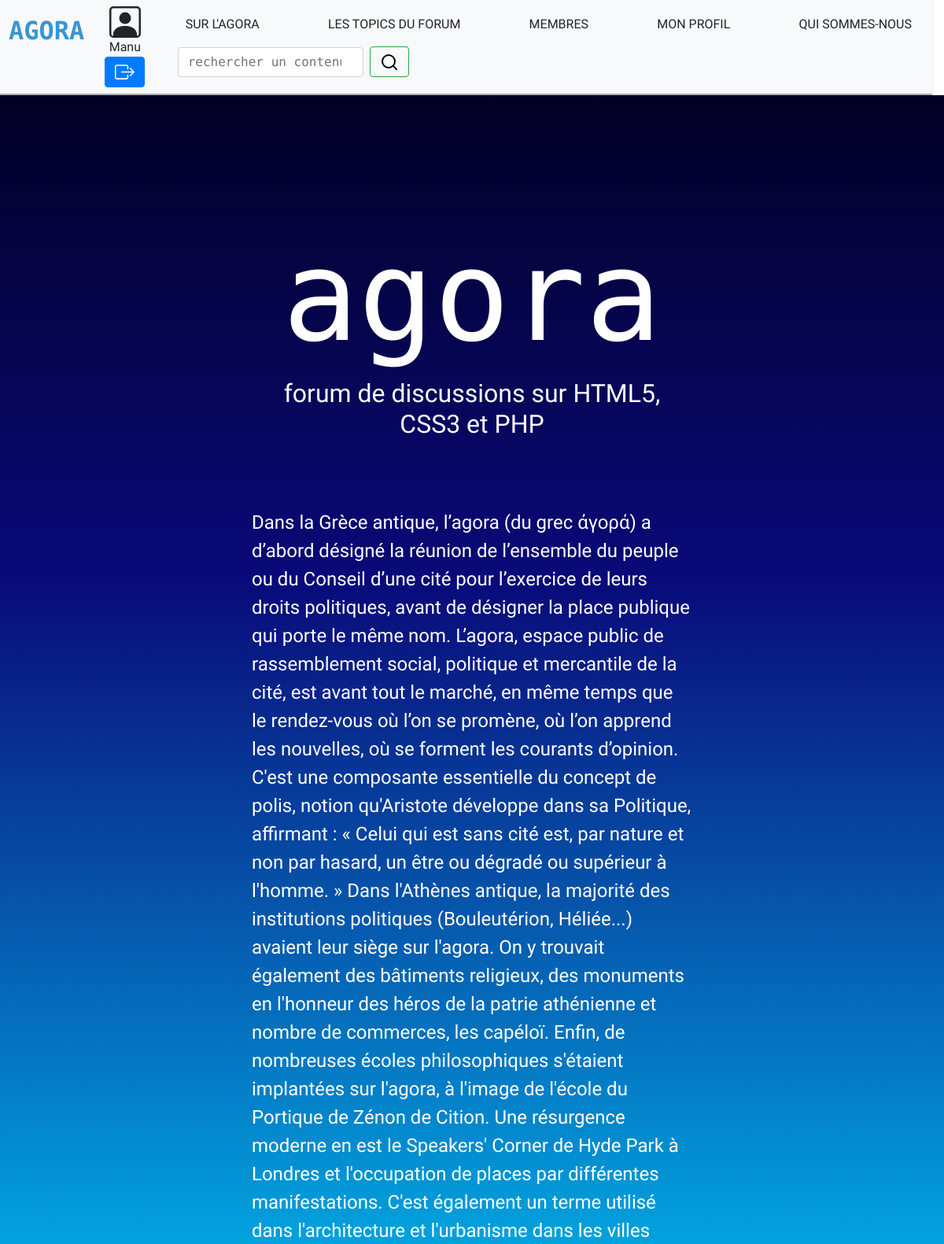
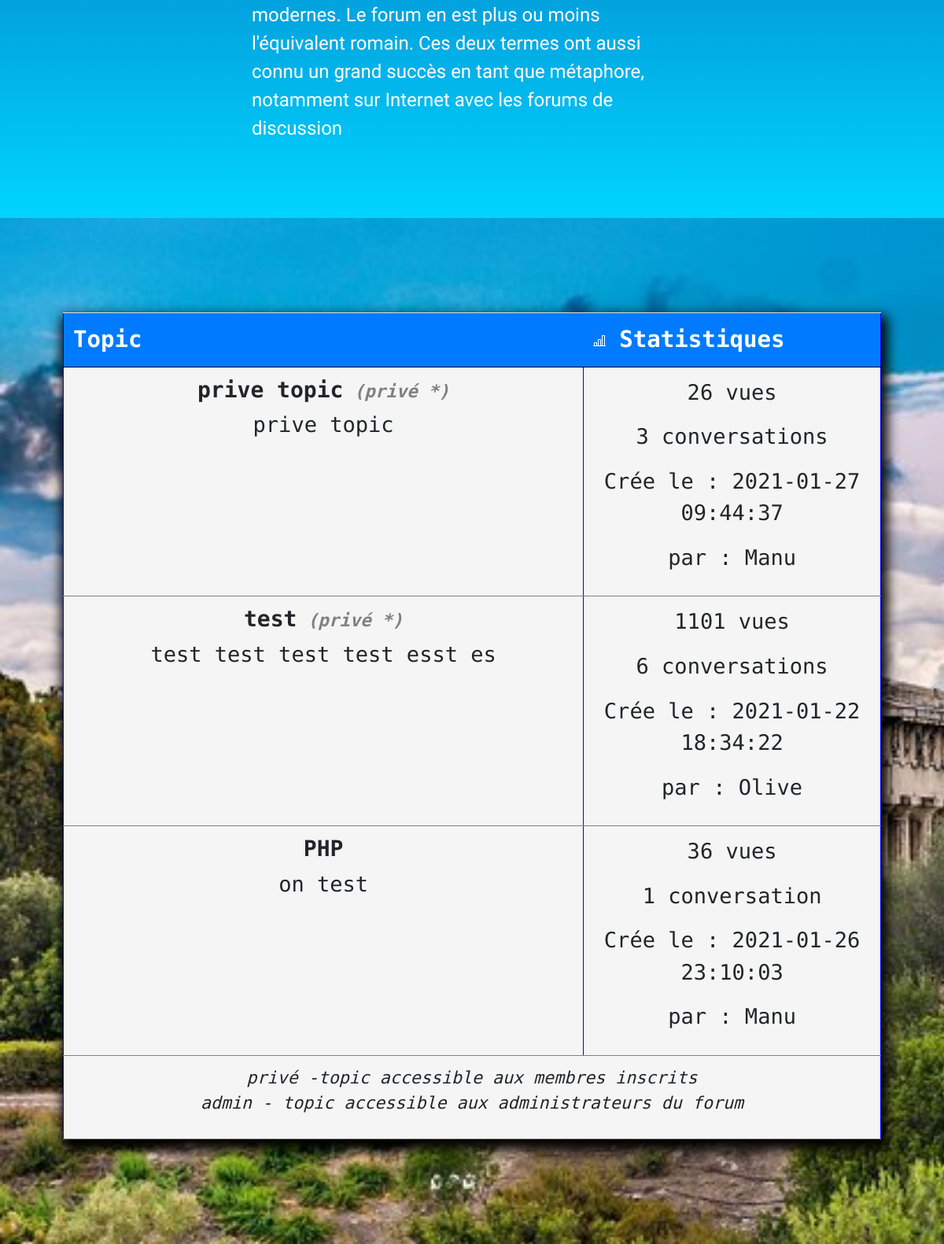
Page / (signed in, upper part) on the committed database (2 pictures, top to bottom).
### tables this page shows
CREATE TABLE `topic` (
  `id` int(11) NOT NULL,
  `titre` varchar(255) NOT NULL,
  `description` varchar(255) NOT NULL,
  `id_createur` varchar(255) NOT NULL,
  `id_droits` int(11) NOT NULL,
  `date` timestamp NOT NULL DEFAULT CURRENT_TIMESTAMP
);

CREATE TABLE `utilisateurs` (
  `id` int(11) NOT NULL,
  `login` varchar(255) NOT NULL,
  `nom` varchar(255) NOT NULL,
  `prenom` varchar(255) NOT NULL,
  `mail` varchar(255) NOT NULL,
  `password` varchar(255) NOT NULL,
  `id_droits` int(11) NOT NULL,
  `date` timestamp NOT NULL DEFAULT CURRENT_TIMESTAMP
);

### classes/Models/TopicModel.php (called while the page is built, shortened)
<?php
class TopicModel extends Model
{
    public function selectTopics(int $id_droit)
    {
        $droit = htmlspecialchars($id_droit, ENT_QUOTES);
        return $requete = $this->requete("SELECT * FROM topic WHERE id_droits <= $droit")->fetchAll();
    }
    public function selectCreateur($id_createur)
    {
        $createur = htmlspecialchars($id_createur, ENT_QUOTES);
        return $requete = $this->requete("SELECT login FROM utilisateurs WHERE id = $createur")->fetchAll();
    }
    public function selectConversations($id_topic)
    {
        $id_topic = htmlspecialchars($id_topic, ENT_QUOTES);
        return $requete = $this->requete("SELECT COUNT(*) FROM conversations WHERE id_topic = $id_topic")->fetchColumn();
    }
}

### classes/Db/Db.php (called while the page is built, shortened)
<?php
class Db extends PDO
{
    private static $instance;
    private function __construct()
    {
        $_dsn = 'mysql:dbname='. self::DBNAME . '; charset=utf8; host=' . self::DBHOST;
    }
    public static function getInstance():self
    {
        if(self::$instance === null){
            self::$instance = new self();
        }
        return self::$instance;
    }
}

### classes/Models/Model.php (called while the page is built, shortened)
<?php
class Model extends Db
{
    public function requete(string $sql, array $attributs = null)
    {
        $this->db = Db::getInstance();
        if ($attributs !== null) {
            $query = $this->db->prepare($sql);
            $query->execute($attributs);
            return $query;
        }
        else {
            return $this->db->query($sql);
        }
    }
}

### classes/Models/Vues.php (called while the page is built, shortened)
<?php
class Vues extends Model
{
    public function __construct()
    {
        $this->table = 'vues';
    }
    public function vuesTopic(int $id_topic)
    {
        return $requete = $this->requete("SELECT * FROM $this->table WHERE id_topic = $id_topic")->rowcount();
    }
}

### index.php (the view, shortened to what this page needs)
<?php
function topicDesc (object $topic)
{
    echo("<td class=\"td_topic col-7\" scope='col'>");
    echo("<h3>");
    echo $topic->titre;
    if ($topic->id_droits==1)
    {
       echo("<span class=\"spanlisttopic\"> (privé *) </span>");
    } else if ($topic->id_droits==200)
    {
        echo("<span class=\"spanlisttopic\"> (admin *) </span>");
    }
    echo("</h3>");
    echo('<a href="conversation.php?id='.$topic->id.'">');
    echo $topic->description;
    echo('</a>');
    echo('</td>');
}
function topicStat(object $topicModel, object $topic, object $vues)
{
    echo("<td class=\"td_topic col-4\" scope='col'>");
    $vues = $vues->vuesTopic($topic->id);
    echo '<p>'.$vues;
    if ($vues <= 1)
    {
        echo (" vue </p>");
    } else
    {
        echo(" vues </p>");
    }
    $conv = $topicModel->selectConversations($topic->id);
    echo '<p>'.$conv;
    if ($conv<=1) {
        echo(" conversation</p>");
    } else
    {
        echo(" conversations</p>");
    }
    echo("<p>Crée le : ");
    echo $topic->date."</p>";
    echo("<p>par : ");
    $createur = $topicModel->selectCreateur($topic->id_createur);
    echo($createur[0]->login."</p>");
    echo("</td>");
}
?>
<body id="indexbody">
    <?php include 'header.php'; ?>
    <main id="indexmain">
        <section id="indexsection1">
        <h1>agora</h1>
        <h2>forum de discussions sur HTML5, CSS3 et PHP</h2>
        <p>Dans la Grèce antique, l’agora (du grec ἀγορά) a d’abord désigné
            la réunion de l’ensemble du peuple ou du Conseil d’une cité pour
            l’exercice de leurs droits politiques, avant de désigner la place
            publique qui porte le même nom. L’agora, espace public de
            rassemblement social, politique et mercantile de la cité, est avant
            tout le marché, en même temps que le rendez-vous où l’on se promène,
            où l’on apprend les nouvelles, où se forment les courants d’opinion.
            C'est une composante essentielle du concept de polis, notion qu'Aristote
            développe dans sa Politique, affirmant : « Celui qui est sans cité est,
            par nature et non par hasard, un être ou dégradé ou supérieur à l'homme. »
            Dans l'Athènes antique, la majorité des institutions politiques
            (Bouleutérion, Héliée...) avaient leur siège sur l'agora.
            On y trouvait également des bâtiments religieux, des monuments en
            l'honneur des héros de la patrie athénienne et nombre de commerces,
            les capéloï. Enfin, de nombreuses écoles philosophiques s'étaient
            implantées sur l'agora, à l'image de l'école du Portique de Zénon
            de Cition. Une résurgence moderne en est le Speakers' Corner de Hyde
            Park à Londres et l'occupation de places par différentes manifestations.
            C'est également un terme utilisé dans l'architecture et l'urbanisme
            dans les villes modernes. Le forum en est plus ou moins l'équivalent
            romain. Ces deux termes ont aussi connu un grand succès en tant que
            métaphore, notamment sur Internet avec les forums de discussion</p>
        </section>
        <section id="indexsection2">
        <table class="table" id="tabletopic">
            <tr class="tr_topic">
                <th class="th_topic col-6" scope="col">Topic</th>
                <th class="th_topic col-3" scope="col">
                Statistiques</th>
                </tr>
                <?php
                if (isset($_SESSION['user']))
                {
                    if ($_SESSION['user']['id_droits']>=1 and $_SESSION['user']['id_droits']<200)
                    {
                        $topic = new \App\classes\Models\TopicModel();
                        $topicPublic = $topic->selectTopics(100);
                        for ($item=0;isset($topicPublic[$item]);$item++)
                        {
                            echo("<tr>");
                            topicDesc($topicPublic[$item]);
                            $vue = new Vues;
                            topicStat($topic, $topicPublic[$item], $vue);
                            echo("</tr>");
                        }
                    } elseif ($_SESSION['user']['id_droits']>100)
                      {
                        $topic = new \App\classes\Models\TopicModel();
                        $topicPublic = $topic->selectTopics(200);
                        for ($item=0;isset($topicPublic[$item]);$item++)
                        {
                            echo("<tr class=\"tr_topic\">");
                            topicDesc($topicPublic[$item]);
                            $vue = new Vues;
                            topicStat($topic, $topicPublic[$item], $vue);
                            echo("</tr>");
                        }
                    }
                    }
                ?>
            <tr class="tr_topic">
                <td class="td_topic" scope='col' colspan="3">
                    <ul>
                        <li class="td_footeritem">
                            privé -topic accessible aux membres inscrits
                        </li>
                        <li class="td_footeritem">
                            admin - topic accessible aux administrateurs du forum
                        </li>
                    </ul>
                </td>
            </tr>
        </table>
        </section>
    </main>
</body>
</html>

### css/style.css (style rules this page uses)
* { margin: 0; padding: 0; font-family: 'Dosis', sans-serif; box-sizing: border-box; }
body { width: 100%; display: flex; flex-direction: column; align-items: center; justify-content: space-between; }
a { text-decoration: none; color: inherit; }
main { width: 100%; display: flex; flex-direction: column; justify-content: space-between; align-items: center; }
#indexsection1 { text-align: center; padding: 10vh 40vh; background: linear-gradient(180deg, rgba(2, 0, 36, 1) 0%, rgba(9, 9, 121, 1) 35%, rgba(0, 212, 255, 1) 100%); }
#indexsection1 h1 { font-size: 10em; font-family: 'Monoton', cursive; color: white; padding-top: 10vh; }
#indexsection1 h2 { color: white; font-family: 'Yusei Magic', sans-serif; padding-bottom: 10vh; }
#indexsection1 p { color: white; font-size: 1.5em; text-align: left; font-family: 'Dosis', sans-serif; }
#indexsection2 { padding: 15vh 10vh; width: 100%; background-image: url("../images/agora.jpg"); background-size: cover; }
#tabletopic { -webkit-box-shadow: 3px 9px 15px 5px #000000; box-shadow: 3px 9px 15px 5px #000000; border: 1px solid black; }
#tabletopic { background-color: whitesmoke; }
.th_topic { text-align: left; background-color: #007bff; color: white; font-weight: bold; font-size: 1.4em; padding: 15px; border-bottom: 1px solid black; }
.td_topic { padding: 20px; }
.spanlisttopic { font-style: italic; font-size: 0.8em; color: gray; }
.tr_topic, .td_topic { font-size: 1.3em; font-family: 'Dosis', sans-serif; border-bottom: 1px solid gray; }
.td_topic h3 { font-weight: bold; }
.td_footeritem { font-style: italic; list-style: none; font-size: 0.8em; }
.membres th, tr, td { border: 1px solid blue; text-align: center; padding: 10px; }

### css/headerfooter.css (style rules this page uses)
* { margin: 0; padding: 0; font-family: 'Cutive Mono', monospace; }

### rows in the picture
topic: titre "prive topic", shows "(privé *)", description "prive topic", vues "26", conv "3", shows "conversations", date "2021-01-27 09:44:37", utilisateurs.login "Manu"
topic: titre "test", shows "(privé *)", description "test test test test esst es", vues "1101", conv "6", shows "conversations", date "2021-01-22 18:34:22", utilisateurs.login "Olive"
topic: titre "PHP", description "on test", vues "36", conv "1", shows "conversation", date "2021-01-26 23:10:03", utilisateurs.login "Manu"

### other values in the picture
$user['user']['login'] "Manu"
